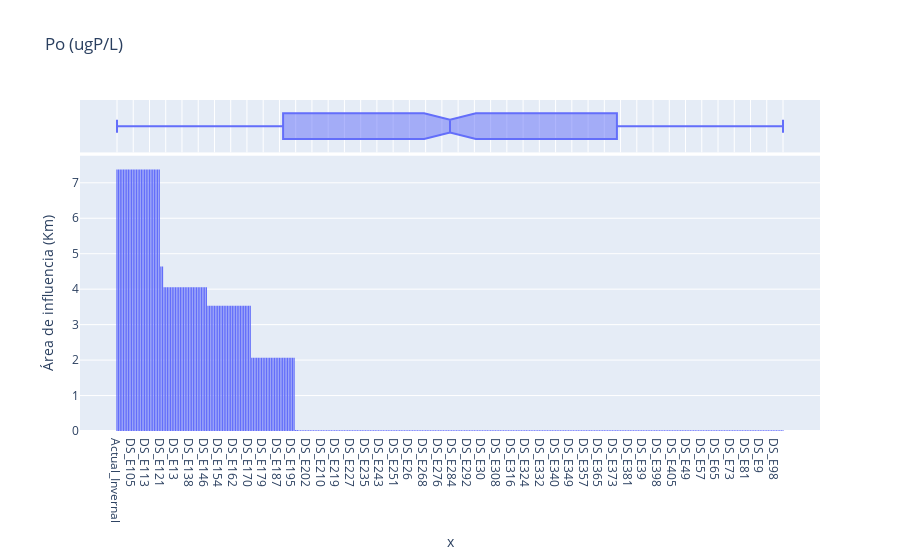

Write notebook code for a chart like this one.
### Code cell
area_influencia(df_concat,Contaminantes[3])

### Figure 1 — Plotly figure (JSON) as saved in the notebook; plotly's stock layout.template omitted (floating-point values rounded to 4 significant figures; data arrays with more than 128 entries replaced by an {"elided": "..."} marker saying what was removed)
{"data": [{"alignmentgroup": "True", "bingroup": "x", "histfunc": "sum", "hovertemplate": "x=%{x}<br>sum of ar_infl=%{y}<extra></extra>", "legendgroup": "", "marker": {"color": "#636efa", "pattern": {"shape": ""}}, "name": "", "offsetgroup": "", "orientation": "v", "showlegend": false, "type": "histogram", "x": {"elided": "411 str values"}, "xaxis": "x", "y": {"elided": "411 float values"}, "yaxis": "y"}, {"alignmentgroup": "True", "hovertemplate": "x=%{x}<extra></extra>", "legendgroup": "", "marker": {"color": "#636efa"}, "name": "", "notched": true, "offsetgroup": "", "showlegend": false, "type": "box", "x": {"elided": "411 str values"}, "xaxis": "x2", "yaxis": "y2"}], "layout": {"autosize": true, "barmode": "relative", "legend": {"tracegroupgap": 0}, "title": {"text": "Po (ugP/L)"}, "xaxis": {"anchor": "y", "autorange": true, "domain": [0, 1], "range": [-22.78, 432.8], "title": {"text": "x"}, "type": "category"}, "xaxis2": {"anchor": "y2", "autorange": true, "domain": [0, 1], "matches": "x", "range": [-22.78, 432.8], "showgrid": true, "showticklabels": false, "type": "category"}, "yaxis": {"anchor": "x", "autorange": true, "domain": [0, 0.8316], "range": [0, 7.763], "title": {"text": "Área de influencia (Km)"}, "type": "linear"}, "yaxis2": {"anchor": "x2", "autorange": true, "domain": [0.8416, 1], "matches": "y2", "range": [-0.5, 0.5], "showgrid": false, "showline": false, "showticklabels": false, "ticks": "", "type": "category"}}}
